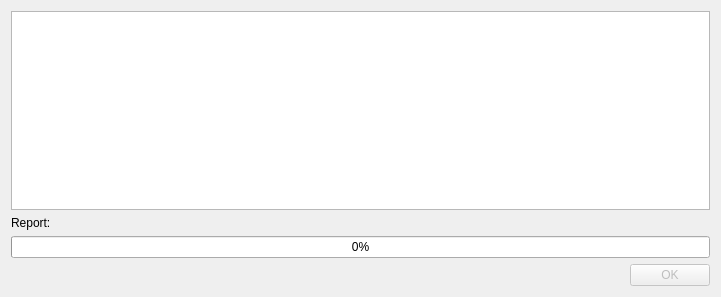
<?xml version="1.0" encoding="UTF-8"?>
<ui version="4.0">
 <class>Dialog</class>
 <widget class="QDialog" name="Dialog">
  <property name="geometry">
   <rect>
    <x>0</x>
    <y>0</y>
    <width>721</width>
    <height>297</height>
   </rect>
  </property>
  <property name="windowTitle">
   <string>Dialog</string>
  </property>
  <layout class="QVBoxLayout" name="verticalLayout">
   <item>
    <widget class="QTextBrowser" name="REP_TB"/>
   </item>
   <item>
    <widget class="QLabel" name="MSG_LBL">
     <property name="text">
      <string>Report:</string>
     </property>
    </widget>
   </item>
   <item>
    <widget class="QProgressBar" name="PROGBAR">
     <property name="value">
      <number>0</number>
     </property>
    </widget>
   </item>
   <item>
    <widget class="QDialogButtonBox" name="OK_BTN">
     <property name="enabled">
      <bool>false</bool>
     </property>
     <property name="standardButtons">
      <set>QDialogButtonBox::Ok</set>
     </property>
    </widget>
   </item>
  </layout>
 </widget>
 <resources/>
 <connections/>
</ui>
